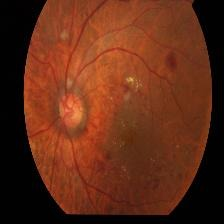
%> input picture data/testimage1.jpeg, 224 x 224 px; its folder holds only this picture in this run
$ octave run_all_images.m   (GNU Octave 9; MATLAB toolbox functions it lacks are replaced by stand-ins)
%> lines starting %> are read from the running program, lines starting %| are printed output that depends on the picture; in (x1, y1, x2, y2) boxes, pixels count from 0 and x2, y2 are one past the last pixel; in counts of white or black regions, pixels touching at a corner belong together; the program's own positions count from 1
### utils/load_sample.m
function [rgb, gt, fov, info] = load_sample(cfgOrImage, gtPath, fovPath)
% LOAD_SAMPLE  Load the fundus image, ground-truth vessel mask and FOV mask.
%
%   [rgb, gt, fov, info] = load_sample()             uses config()
%   [rgb, gt, fov, info] = load_sample(cfg)          uses cfg.paths
%   [rgb, gt, fov, info] = load_sample(imgPath, gtPath, fovPath)
%
%   Purpose : Read the three inputs, validate them and convert them to the
%             types used everywhere else. Missing masks are allowed.
%   Inputs  : cfg      - configuration struct (paths.data, paths.image,
%                        paths.gt, paths.fov; empty names are auto-detected)
%             imgPath, gtPath, fovPath - explicit file paths ('' = none)
%             ('none' for gt or fov means: do not look for that file)
%   Outputs : rgb  - H x W x 3 double image in [0,1]
%             gt   - H x W logical vessel mask, or [] if not available
%             fov  - H x W logical FOV mask, or [] if not available
%             info - struct with the file paths that were used
%
%   To loop over a folder later, call load_sample(imgPath, gtPath, fovPath)
%   once per image.
if nargin == 0
    cfgOrImage = config();
end
if isstruct(cfgOrImage)
    [imgPath, gtPath, fovPath] = resolve_paths(cfgOrImage);
else
    imgPath = cfgOrImage;
    if nargin < 2, gtPath = ''; end
    if nargin < 3, fovPath = ''; end
end
info = struct('image', imgPath, 'gt', gtPath, 'fov', fovPath);

% ---- fundus image
if isempty(imgPath) || ~exist(imgPath, 'file')
    error('load_sample:noImage', ...
        'Fundus image not found (%s). Put it in data/ or set cfg.paths.image.', imgPath);
end
rgb = im2double(imread(imgPath));
if ndims(rgb) ~= 3 || size(rgb, 3) < 3
    error('load_sample:notRGB', 'Fundus image must be RGB (H x W x 3): %s', imgPath);
end
rgb = rgb(:, :, 1:3);                        % drop an alpha channel if any
[H, W, ~] = size(rgb);
if H < 64 || W < 64
    error('load_sample:tooSmall', 'Image is too small (%d x %d).', H, W);
end

% ---- ground truth (optional)
gt = read_mask(gtPath, [H W], 'ground-truth');
% ---- FOV (optional)
fov = read_mask(fovPath, [H W], 'FOV');
end

% -------------------------------------------------------------------------
function m = read_mask(p, sz, label)
% Read a mask image, binarise it at half its maximum and check its size.
m = [];
if isempty(p)
    return;
end
if ~exist(p, 'file')
    warning('load_sample:missingMask', '%s file not found: %s', label, p);
    return;
end
a = im2double(imread(p));
if size(a, 3) > 1
    a = a(:, :, 1);
end
if ~isequal(size(a), sz)
    error('load_sample:maskSize', '%s mask is %d x %d but the image is %d x %d.', ...
          label, size(a, 1), size(a, 2), sz(1), sz(2));
end
m = a > 0.5 * max(a(:));
end

% -------------------------------------------------------------------------
function [imgPath, gtPath, fovPath] = resolve_paths(cfg)
% Use the names in cfg.paths, or auto-detect them in the data folder.
d = cfg.paths.data;
if ~exist(d, 'dir')
    error('load_sample:noData', 'Data folder not found: %s', d);
end
[names, isImg, isGt, isFov] = list_data_images(d);
if ~any(isImg) && isempty(cfg.paths.image) && isfield(cfg.paths, 'fallback_data') ...
        && exist(cfg.paths.fallback_data, 'dir')
    warning('load_sample:synthetic', ['No fundus image in %s: using the SYNTHETIC test image ' ...
            'in %s. Put your image in data/ to process it.'], d, cfg.paths.fallback_data);
    d = cfg.paths.fallback_data;
    [names, isImg, isGt, isFov] = list_data_images(d);
end

imgPath = pick(cfg.paths.image, names(isImg), d, 'fundus image');
gtPath  = pick(cfg.paths.gt,    names(isGt),  d, '');
fovPath = pick(cfg.paths.fov,   names(isFov), d, '');
end

function p = pick(given, candidates, d, required)
if strcmpi(given, 'none')                     % explicitly no file
    p = '';
elseif ~isempty(given)
    p = fullfile(d, given);
elseif ~isempty(candidates)
    p = fullfile(d, candidates{1});
    if numel(candidates) > 1
        fprintf('      note: several candidates in data/, using %s\n', candidates{1});
    end
elseif ~isempty(required)
    error('load_sample:noImage', 'No %s found in %s.', required, d);
else
    p = '';
end
end

### main_pipeline.m
% MAIN_PIPELINE  Retinal vessel extraction from one fundus image, end to end.
%
%   Run from the project folder (or anywhere: paths are set up below):
%       >> main_pipeline
%
%   Purpose : load -> Unit 1 (fundamentals) -> Unit 2 (transforms) ->
%             Unit 3 (enhancement / restoration) -> Unit 4 (morphology,
%             pseudocolour) -> evaluation -> summary.
%             Set cfg.run.mode in config.m to 'unit1' ... 'unit4' or 'eval'
%             to run only one stage; it then reads the previous stage's
%             output from outputs/handoff.mat (written by a full run) or
%             falls back to the normalised green channel.
%   Inputs  : none (everything comes from config.m and data/)
%   Outputs : figures (PNG), results.mat, metrics.csv, summary.csv and
%             per-stage CSV tables in outputs/; variables R and S in the
%             workspace.
%
%   No machine learning is used anywhere: every step is a classical
%   image-processing operation.

%% ======================================================== 0. setup
clc; close all;
projectRoot = fileparts(mfilename('fullpath'));
if ~exist(fullfile(projectRoot, 'utils'), 'dir')
    error('main_pipeline:folders', ['Sub-folders (utils, unit1, ...) not found next to main_pipeline.m.\n' ...
          'Extract the whole zip first (right-click > Extract All) and run main_pipeline from the extracted folder:\n%s'], projectRoot);
end
addpath(projectRoot, fullfile(projectRoot, 'utils'), fullfile(projectRoot, 'unit1'), ...
        fullfile(projectRoot, 'unit2'), fullfile(projectRoot, 'unit3'), ...
        fullfile(projectRoot, 'unit4'), fullfile(projectRoot, 'evaluation'));
if exist('OCTAVE_VERSION', 'builtin')
    pkg load image;                      % Octave only; MATLAB has the toolbox
end
cfg = config();
% run_all_images.m sets pipelineOverride to process one image of a folder
if exist('pipelineOverride', 'var') && isstruct(pipelineOverride)
    cfg.paths.image   = pipelineOverride.image;
    cfg.paths.gt      = pipelineOverride.gt;
    cfg.paths.fov     = pipelineOverride.fov;
    cfg.paths.outputs = pipelineOverride.outputs;
    cfg.run.mode      = 'all';
end
if ~exist(cfg.paths.outputs, 'dir'), mkdir(cfg.paths.outputs); end
runMode = lower(cfg.run.mode);
validModes = {'all', 'unit1', 'unit2', 'unit3', 'unit4', 'eval'};
if ~any(strcmp(runMode, validModes))
    error('main_pipeline:mode', 'cfg.run.mode must be one of: %s', strjoin(validModes, ', '));
end
runStage = @(s) strcmp(runMode, 'all') || strcmp(runMode, s);
handoffFile = fullfile(cfg.paths.outputs, 'handoff.mat');
H = struct();
if ~strcmp(runMode, 'all') && exist(handoffFile, 'file')
    tmp = load(handoffFile); H = tmp.H;
end
R = struct();                              % every result struct
allMetrics = cell(0, 4);                   % {stage, item, metric, value}
tStart = tic;
fprintf('==============================================================\n');
fprintf(' Retinal vessel extraction pipeline   (mode: %s)\n', runMode);
fprintf('==============================================================\n');

%% ======================================================== 1. load sample
fprintf('\n[Stage 0] Loading sample and FOV mask\n');
S = struct();
[S.rgb, S.gt, fovIn, S.info] = load_sample(cfg);
%> S.gt = []; fovIn = []
fprintf('      image: %s (%d x %d)\n', S.info.image, size(S.rgb, 1), size(S.rgb, 2));
%|       image: data/testimage1.jpeg (224 x 224)
if isempty(S.gt)
    warning('main_pipeline:noGT', 'No ground-truth mask: evaluation metrics will be skipped.');
else
    fprintf('      ground truth: %s\n', S.info.gt);
end
if cfg.scale.upsample_below > 0 && size(S.rgb, 2) < cfg.scale.upsample_below
    f = cfg.scale.ref_width / size(S.rgb, 2);
%> f = 2.52
    fprintf('      image is only %d px wide: upsampling x%.2f (bicubic) to %d px\n', ...
            size(S.rgb, 2), f, cfg.scale.ref_width);
%|       image is only 224 px wide: upsampling x2.52 (bicubic) to 565 px
    sz = round([size(S.rgb, 1) size(S.rgb, 2)] * f);
%> sz = [565 565]
    S.rgb = min(max(imresize(S.rgb, sz, 'bicubic'), 0), 1);
    if ~isempty(S.gt),  S.gt  = imresize(S.gt, sz, 'nearest');  end
    if ~isempty(fovIn), fovIn = imresize(fovIn, sz, 'nearest'); end
end
cfg = scale_params(cfg, size(S.rgb));
%> in scale_params, `s = imgSize(2) / cfg.scale.ref_width;`: s = 1
%> cfg = {seed 42}
[S.fov, S.fovE, S.g, R.fov] = get_fov_mask(S.rgb, fovIn, cfg);
S.roi = pick_zoom_roi(S.g, S.fovE, cfg);
fprintf('      zoom window [row col h w] = %s\n', mat2str(S.roi));
allMetrics = [allMetrics; metrics_to_rows('Foundation', R.fov.metrics)];

%% ======================================================== 2. Unit 1
if runStage('unit1')
    fprintf('\n[Unit 1] Digital image fundamentals\n');
    R.unit1 = unit1_demo(cfg, S);
    allMetrics = [allMetrics; metrics_to_rows('Unit 1', R.unit1.metrics)];
end

%% ======================================================== 3. Unit 2
if runStage('unit2')
    fprintf('\n[Unit 2] Image transforms\n');
    fprintf('    [2a] DFT spectrum\n');
    R.dft = dft_spectrum(S.g, S.fovE, cfg);
    fprintf('    [2b] DCT compression and denoising\n');
    [H.dct, R.dct] = dct_denoise(S.g, S.fovE, S.roi, cfg);
    fprintf('    [2c] SVD compression\n');
    [svdRecs, R.svd] = svd_compress(S.g, S.fovE, S.roi, cfg);
    kSel = find(R.svd.k == cfg.unit3.svd_k, 1);
    if isempty(kSel), [~, kSel] = min(abs(R.svd.k - cfg.unit3.svd_k)); end
    H.svd = svdRecs{kSel};
    fprintf('    [2d] DCT vs SVD\n');
    R.dctsvd = dct_vs_svd(S.g, S.fovE, S.roi, cfg);
    allMetrics = [allMetrics; metrics_to_rows('Unit 2 / DFT', R.dft.metrics); ...
                  metrics_to_rows('Unit 2 / DCT', R.dct.metrics); ...
                  metrics_to_rows('Unit 2 / SVD', R.svd.metrics); ...
                  metrics_to_rows('Unit 2 / DCT vs SVD', R.dctsvd.metrics)];
end
% image handed to Unit 3 and to the baseline
switch lower(cfg.unit3.input)
    case 'dct', key = 'dct';
    case 'svd', key = 'svd';
    case 'raw', key = '';
    otherwise, error('main_pipeline:input', 'cfg.unit3.input must be dct, svd or raw.');
end
if ~isempty(key) && isfield(H, key)
    denoised = fill_outside_fov(H.(key), S.fovE);
else
    if ~isempty(headline)
        warning('main_pipeline:handoff', 'No Unit 2 output available; Unit 3 uses the normalised green channel.');
    end
    denoised = S.g;
end
H.denoised = denoised;

%% ======================================================== 4. Unit 3
if runStage('unit3')
    fprintf('\n[Unit 3] Enhancement and restoration (input: %s)\n', cfg.unit3.input);
    fprintf('    [3a] illumination correction and CLAHE\n');
    [enh, R.enhance] = enhance_illumination(denoised, S.fovE, S.gt, cfg);
    fprintf('    [3b] spatial filtering\n');
    R.spatial = spatial_filtering(enh, S.fovE, S.roi, S.gt, cfg);
    fprintf('    [3c] frequency-domain filtering\n');
    R.freq = freq_filtering(enh, S.fovE, cfg);
    switch lower(cfg.unit3.final_filter)
        case 'none',     final = enh;
        case 'median',   final = medfilt2(enh, cfg.unit3.final_size * [1 1], 'symmetric');
        case 'gaussian', final = imfilter(enh, fspecial('gaussian', 2 * cfg.unit3.final_size + 1, cfg.unit3.final_size / 2), 'replicate');
        case 'wiener',   final = wiener2(enh, cfg.unit3.final_size * [1 1]);
        otherwise, error('main_pipeline:final', 'Unknown cfg.unit3.final_filter.');
    end
    H.unit3 = fill_outside_fov(min(max(final, 0), 1), S.fovE);
    fprintf('      Unit 3 output: CLAHE(illumination-corrected) + %s filter\n', cfg.unit3.final_filter);
    fprintf('    [3d] restoration (noise added to the Unit 3 output)\n');
    R.restore = restoration_compare(H.unit3, S.fovE, S.roi, cfg);
    allMetrics = [allMetrics; metrics_to_rows('Unit 3 / enhancement', R.enhance.metrics); ...
                  metrics_to_rows('Unit 3 / spatial', R.spatial.metrics); ...
                  metrics_to_rows('Unit 3 / frequency', R.freq.metrics); ...
                  metrics_to_rows('Unit 3 / restoration', R.restore.metrics)];
end

%% ======================================================== 5. Unit 4
if runStage('unit4')
    if isfield(H, 'unit3')
        u4in = H.unit3;
    else
        warning('main_pipeline:handoff', 'No Unit 3 output available; Unit 4 uses the denoised green channel.');
        u4in = denoised;
    end
    fprintf('\n[Unit 4] Morphological processing and pseudocolour\n');
    fprintf('    [4a] black top-hat vessel extraction\n');
    [bwRaw, ~, R.morph] = morph_vessel_extract(u4in, S.fovE, cfg);
    fprintf('    [4b] mask clean-up\n');
    [H.mask, R.cleanup] = mask_cleanup(bwRaw, S.fovE, cfg);
    fprintf('    [4c] skeleton analysis\n');
    [R.features, H.skel] = skeleton_analysis(H.mask, S.fovE, cfg);
    fprintf('    [4d] pseudocolour output\n');
    R.pseudo = pseudocolor_output(S.rgb, H.mask, H.skel, S.fov, cfg);
    R.pseudo = rmfield(R.pseudo, {'maskRGB', 'overlayRGB'});   % keep results.mat small
    allMetrics = [allMetrics; metrics_to_rows('Unit 4 / extraction', R.morph.metrics); ...
                  metrics_to_rows('Unit 4 / cleanup', R.cleanup.metrics); ...
                  metrics_to_rows('Unit 4 / clinical features', R.features.metrics)];
end

%% ======================================================== 6. evaluation
if runStage('eval')
    fprintf('\n[Evaluation] Pipeline vs baseline\n');
    if ~isfield(H, 'mask')
        warning('main_pipeline:handoff', 'No Unit 4 mask available; run the full pipeline first.');
    else
        [bwBase, R.baseline] = baseline_threshold(denoised, S.fovE, cfg);
        R.evalPipeline = evaluate_mask(H.mask, S.gt, S.fovE, cfg, 'pipeline');
        R.evalBaseline = evaluate_mask(bwBase, S.gt, S.fovE, cfg, 'baseline');
        if R.evalPipeline.available
            f = {'sensitivity', 'specificity', 'accuracy', 'precision', 'dice'};
            rows = cell(numel(f), 4);
            for i = 1:numel(f)
                rows(i, :) = {f{i}, R.evalBaseline.(f{i}), R.evalPipeline.(f{i}), ...
                              R.evalPipeline.(f{i}) - R.evalBaseline.(f{i})};
            end
            hdr = {'Metric', 'Baseline', 'Pipeline', 'Improvement'};
            print_table('Baseline vs full pipeline (inside FOV)', hdr, rows);
            write_csv(fullfile(cfg.paths.outputs, 'comparison.csv'), hdr, rows);
            R.comparison = [hdr; rows];
            allMetrics = [allMetrics; metrics_to_rows('Evaluation', R.evalPipeline.metrics); ...
                          metrics_to_rows('Evaluation', R.evalBaseline.metrics)];
        end
    end
end

%% ======================================================== 7. summary
fprintf('\n[Summary]\n');
hdr = {'Stage', 'Item', 'Metric', 'Value'};
print_table('All numeric results', hdr, allMetrics);
R.metrics = [hdr; allMetrics];
R.cfg = cfg;
R.info = S.info;
R.runtime_s = toc(tStart);
write_csv(fullfile(cfg.paths.outputs, 'metrics.csv'), hdr, allMetrics);
save(fullfile(cfg.paths.outputs, 'results.mat'), 'R');
fprintf('      saved %s\n', fullfile(cfg.paths.outputs, 'results.mat'));
if strcmp(runMode, 'all')
    save(handoffFile, 'H');
end

% short headline summary
headline = {};
if isfield(R, 'dct'),      headline(end + 1, :) = {'DCT selected_cutoff (% kept)', R.dct.selected_cutoff}; end
if isfield(R, 'features')
    headline(end + 1, :) = {'Vessel density', R.features.vessel_density};
    headline(end + 1, :) = {'Branch points', R.features.branch_points};
    headline(end + 1, :) = {'Thin/thick ratio', R.features.thin_thick_ratio};
    headline(end + 1, :) = {'Skeleton length (px)', R.features.skeleton_length_px};
end
if isfield(R, 'evalPipeline') && R.evalPipeline.available
    headline(end + 1, :) = {'Pipeline Dice', R.evalPipeline.dice};
    headline(end + 1, :) = {'Pipeline sensitivity', R.evalPipeline.sensitivity};
    headline(end + 1, :) = {'Pipeline specificity', R.evalPipeline.specificity};
    headline(end + 1, :) = {'Pipeline accuracy', R.evalPipeline.accuracy};
    headline(end + 1, :) = {'Baseline Dice', R.evalBaseline.dice};
end
if ~isempty(headline)
    print_table('Headline results', {'Result', 'Value'}, headline);
    write_csv(fullfile(cfg.paths.outputs, 'summary.csv'), {'Result', 'Value'}, headline);
end
fprintf('\nDone in %.1f s. Figures and tables are in %s\n', R.runtime_s, cfg.paths.outputs);

### utils/scale_params.m
function cfg = scale_params(cfg, imgSize)
% SCALE_PARAMS  Adapt pixel-based parameters to the size of the image.
%
%   cfg = scale_params(cfg, imgSize)
%
%   Purpose : The defaults in config.m are tuned for a DRIVE-sized image
%             (width cfg.scale.ref_width = 565 px). Vessel widths, blur
%             sizes and frequency cutoffs all scale with the image, so when
%             cfg.scale.auto is true every size parameter is multiplied by
%             s = width / ref_width (areas by s^2) and rounded sensibly.
%             Set cfg.scale.auto = false to use config.m values as typed.
%   Inputs  : cfg     - configuration struct
%             imgSize - size(rgb) of the loaded image
%   Outputs : cfg     - updated struct; cfg.scale.factor holds s
s = imgSize(2) / cfg.scale.ref_width;
cfg.scale.factor = s;
if ~cfg.scale.auto || abs(s - 1) < 0.05
    cfg.scale.factor = 1;
    return;
end
r  = @(v, lo) max(lo, round(v * s));          % scaled integer with a floor
cfg.fov.open_radius    = r(cfg.fov.open_radius, 1);
cfg.fov.erode_radius   = r(cfg.fov.erode_radius, 1);
cfg.zoom.size          = r(cfg.zoom.size, 24);
cfg.dft.lowfreq_radius = r(cfg.dft.lowfreq_radius, 3);
cfg.svd.k_list         = unique(max(1, round(cfg.svd.k_list * s)));
cfg.unit3.bg_sigma     = max(3, cfg.unit3.bg_sigma * s);
cfg.unit3.clahe_tiles  = max(2, round(cfg.unit3.clahe_tiles * s));
cfg.spatial.unsharp_sigma = max(0.7, cfg.spatial.unsharp_sigma * s);
cfg.freq.lp_cutoff     = r(cfg.freq.lp_cutoff, 5);
cfg.freq.hp_cutoff     = max(1, cfg.freq.hp_cutoff * s);
cfg.restore.per_freq   = max(4, round(cfg.restore.per_freq * s));
cfg.restore.notch_guard  = r(cfg.restore.notch_guard, 3);
cfg.restore.notch_radius = max(2, cfg.restore.notch_radius * s);
cfg.morph.disk_radius  = r(cfg.morph.disk_radius, 2);
cfg.morph.line_length  = r(cfg.morph.line_length, 9);     % shorter lines keep blobs
cfg.cleanup.min_area   = r(cfg.cleanup.min_area * s, 15);  % area: s^2
cfg.cleanup.max_hole_area = r(cfg.cleanup.max_hole_area * s, 3);
cfg.skel.min_branch    = r(cfg.skel.min_branch, 3);
cfg.skel.thin_width_px = max(2.5, cfg.skel.thin_width_px * s);
fprintf('      image width %d px vs reference %d px: size parameters scaled by %.2f\n', ...
        imgSize(2), cfg.scale.ref_width, s);
fprintf('      (disk r=%d, line L=%d, bg sigma=%.1f, CLAHE tiles=%s, min area=%d, thin<%.1f px)\n', ...
        cfg.morph.disk_radius, cfg.morph.line_length, cfg.unit3.bg_sigma, ...
        mat2str(cfg.unit3.clahe_tiles), cfg.cleanup.min_area, cfg.skel.thin_width_px);
end

### utils/get_fov_mask.m
function [fov, fovE, gNorm, res] = get_fov_mask(rgb, fovIn, cfg)
%> called with fovIn = []
% GET_FOV_MASK  Load or build the field-of-view mask and normalise green.
%
%   [fov, fovE, gNorm, res] = get_fov_mask(rgb, fovIn, cfg)
%
%   Purpose : 1) Use the supplied FOV mask, or generate one by thresholding
%                the red channel (brightest channel, so the retina is
%                clearly separated from the black surround) and cleaning
%                it with opening, hole filling and keeping the largest
%                component.
%             2) Erode it slightly so the bright rim at the FOV border is
%                excluded from every later measurement.
%             3) Normalise the green channel to [0,1] using statistics from
%                inside the eroded FOV only, and fill the outside with the
%                nearest FOV values so filters see no artificial edge.
%   Inputs  : rgb   - H x W x 3 double image in [0,1]
%             fovIn - logical FOV mask or [] to generate one
%             cfg   - configuration struct (cfg.fov.*)
%   Outputs : fov   - FOV mask (logical)
%             fovE  - eroded FOV mask used for all statistics
%             gNorm - normalised green channel, outside of fovE filled
%             res   - struct: generated (true/false), metrics list
if isempty(fovIn)
    fprintf('      FOV mask not supplied: generating it from the red channel.\n');
    red = rgb(:, :, 1);
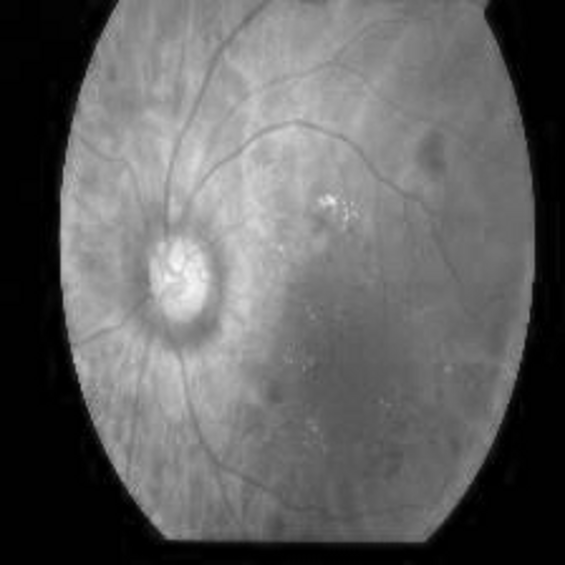
%> red: size 565x565 double; min 0, max 0.974, mean 0.386
    bw  = red > cfg.fov.red_thresh * max(red(:));
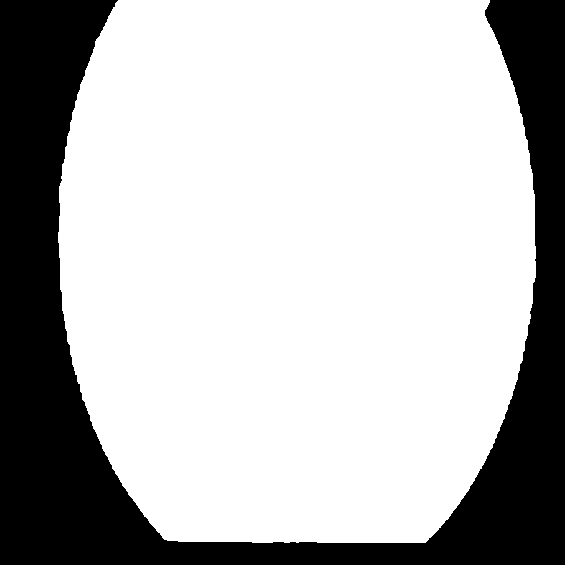
%> bw: size 565x565 logical; 72.2% white; 1 black region, box (x1, y1, x2, y2) and area: (0, 0, 565, 565) 88591
    bw  = imopen(bw, strel('disk', cfg.fov.open_radius, 0));
%> bw: size 565x565 logical; 72.2% white; 1 black region, box (x1, y1, x2, y2) and area: (0, 0, 565, 565) 88657
    bw  = imfill(bw, 'holes');
    cc  = bwconncomp(bw, 8);
%> cc = 1 connected component
%> (the rest of the program and of its run is left out)
